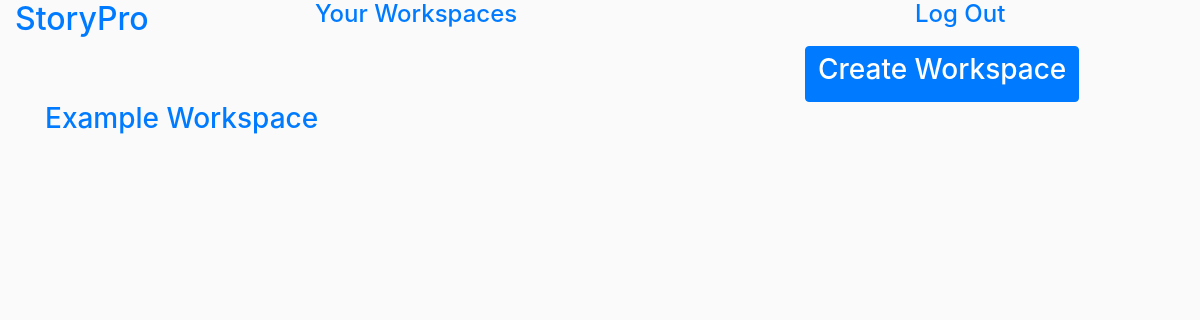
The page /workspaces/ (signed in) on the database as committed earlier.
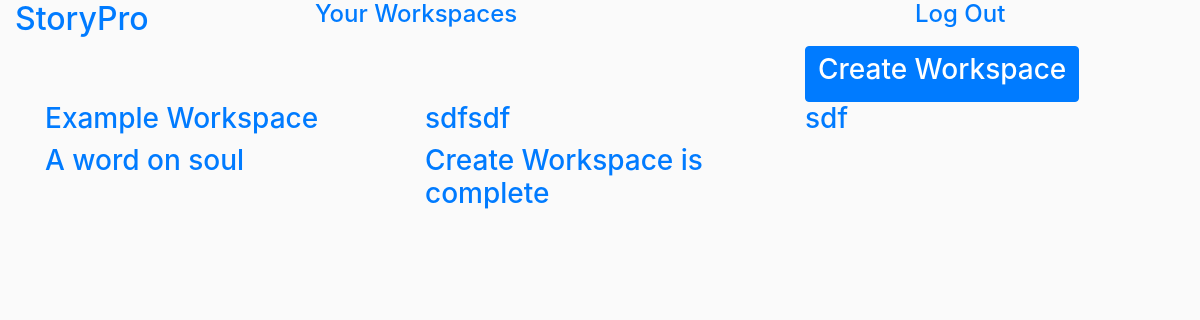
The same page on the database as committed later.
### working/models.py (models this page shows, shortened)
class Workspace(models.Model):
    publisheradmin = models.ForeignKey(User)
    name = models.CharField(max_length=140, blank=False)
    blurb = models.TextField(max_length=140, blank=True)

### working/views.py (the view)
# urls.py: url(r'^workspaces/', include(workspace_urls)),
def workspaces(request):
    workspaces = Workspace.objects.all()
    return render(request, "workspaces.html", {"workspaces":workspaces})

### working/templates/workspaces.html (shortened to what this page needs)
{% extends "base.html" %}
{% block content %}
<div class="container">
{% if user.is_authenticated %}
    <div class="row">
        <div class="col-sm-4"></div>
        <div class="col-sm-4"></div>
        <div class="col-sm-4">
        <a class="btn btn-primary" href="{% url 'createworkspace' %}"><h3>Create Workspace</h3></a>
        </div>
    </div>
    <div class="row">
        {% for space in workspaces %}
            <div class="col-sm-4">
                <a href="{% url 'workspace' space.id %}"><h3>{{ space.name }}</h3></a>
            </div>
        {% endfor %}
    </div>
{% endif %}
</div>
{% endblock %}

Rows that differ between the two databases and show on the page:
added Workspace: name "sdfsdf"
added Workspace: name "sdf"
added Workspace: name "A word on soul"
added Workspace: name "Create Workspace is complete"
